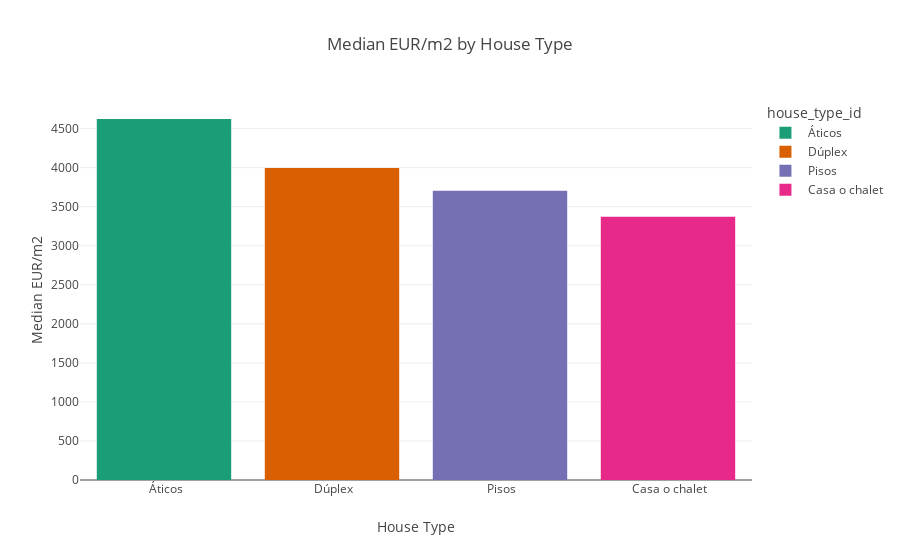

Notebook code for this chart:
### Code cell
# eurm2 price per home type

# Group the DataFrame by house_type_id and calculate the median of eurm2
df_grouped = df.groupby('house_type_id').agg({'eurm2': 'median'}).reset_index()

# Sort the DataFrame in descending order based on the median eurm2
df_grouped = df_grouped.sort_values('eurm2', ascending=False)

# Create the bar chart using Plotly Express
fig = px.bar(df_grouped, x='house_type_id', y='eurm2',
             color='house_type_id',
             color_discrete_sequence=px.colors.qualitative.Dark2,
             title='Median EUR/m2 by House Type')

# Set the x-axis title
fig.update_xaxes(title_text='House Type')

# Set the y-axis title
fig.update_yaxes(title_text='Median EUR/m2')

# Show the plot
fig.show()

### Figure 1 — Plotly figure (JSON) as saved in the notebook; plotly's stock layout.template omitted (floating-point values rounded to 4 significant figures)
{"data": [{"alignmentgroup": "True", "hovertemplate": "house_type_id=%{x}<br>eurm2=%{y}<extra></extra>", "legendgroup": " Áticos", "marker": {"color": "rgb(27,158,119)", "pattern": {"shape": ""}}, "name": " Áticos", "offsetgroup": " Áticos", "orientation": "v", "showlegend": true, "textposition": "auto", "type": "bar", "x": [" Áticos"], "xaxis": "x", "y": [4623.0], "yaxis": "y"}, {"alignmentgroup": "True", "hovertemplate": "house_type_id=%{x}<br>eurm2=%{y}<extra></extra>", "legendgroup": " Dúplex", "marker": {"color": "rgb(217,95,2)", "pattern": {"shape": ""}}, "name": " Dúplex", "offsetgroup": " Dúplex", "orientation": "v", "showlegend": true, "textposition": "auto", "type": "bar", "x": [" Dúplex"], "xaxis": "x", "y": [3995], "yaxis": "y"}, {"alignmentgroup": "True", "hovertemplate": "house_type_id=%{x}<br>eurm2=%{y}<extra></extra>", "legendgroup": " Pisos", "marker": {"color": "rgb(117,112,179)", "pattern": {"shape": ""}}, "name": " Pisos", "offsetgroup": " Pisos", "orientation": "v", "showlegend": true, "textposition": "auto", "type": "bar", "x": [" Pisos"], "xaxis": "x", "y": [3704.0], "yaxis": "y"}, {"alignmentgroup": "True", "hovertemplate": "house_type_id=%{x}<br>eurm2=%{y}<extra></extra>", "legendgroup": " Casa o chalet", "marker": {"color": "rgb(231,41,138)", "pattern": {"shape": ""}}, "name": " Casa o chalet", "offsetgroup": " Casa o chalet", "orientation": "v", "showlegend": true, "textposition": "auto", "type": "bar", "x": [" Casa o chalet"], "xaxis": "x", "y": [3372.0], "yaxis": "y"}], "layout": {"barmode": "relative", "legend": {"title": {"text": "house_type_id"}, "tracegroupgap": 0}, "title": {"text": "Median EUR/m2 by House Type"}, "xaxis": {"anchor": "y", "categoryarray": [" Áticos", " Dúplex", " Pisos", " Casa o chalet"], "categoryorder": "array", "domain": [0, 1], "title": {"text": "House Type"}}, "yaxis": {"anchor": "x", "domain": [0, 1], "title": {"text": "Median EUR/m2"}}}}
